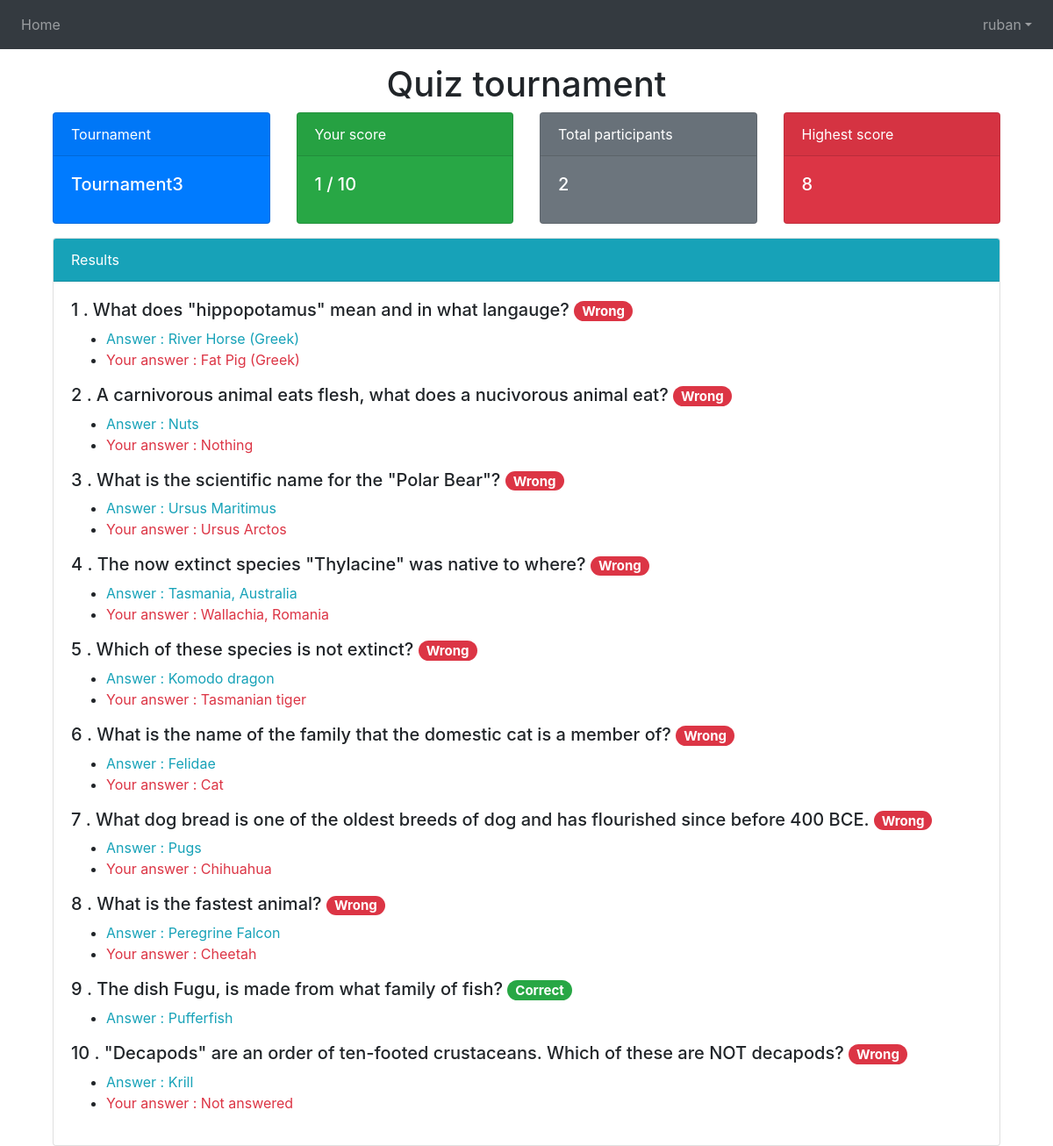
The app's page /results/12/ (signed in) with its own data.
### quiz/models.py (models this page shows, shortened)
class User(AbstractUser):
  interests = models.ManyToManyField(Category, blank=True, related_name='interested_players')

class UserTournament(models.Model):
    user = models.ForeignKey(User,related_name="players", on_delete=models.CASCADE)
    tournament = models.ForeignKey(Tournament,related_name="tournaments", on_delete=models.CASCADE)
    score = models.IntegerField(default=0)
    date_taken = models.DateTimeField(auto_now_add=True)
    answers = models.TextField()

class Tournament(models.Model):
    DIFFICULTY_CHOICES = [
    ('easy', 'Easy'),
    ('medium', 'Medium'),
    ('hard', 'Hard'),
    ]
    name = models.CharField(max_length=50)
    difficulty = models.CharField(max_length=6, choices=DIFFICULTY_CHOICES)
    category = models.ForeignKey(Category, on_delete=models.CASCADE)
    start_date = models.DateField()
    end_date = models.DateField()
    questions = models.TextField()
    @property
    def total_taken(self):
        return len(UserTournament.objects.filter(tournament_id=self.id))
    @property
    def high_score(self):
        max = UserTournament.objects.filter(tournament_id=self.id).aggregate(Max('score'))
        return max["score__max"] if max else 0

### quiz/views.py (the view)
# urls.py: path('results/<int:id>/', views.results, name='results'),
def results(request, id):
    tournament = Tournament.objects.get(id = id)
    questions = json.loads(tournament.questions)
    results = UserTournament.objects.filter(tournament_id=id,user_id=request.user.id)
    if request.method == "POST" and not results:
        total = 0
        for i in range(1,10):
            user_answer = request.POST.get(str(i), None)
            if user_answer == questions[i-1]['correct_answer']:
                total += 1
            questions[i-1]["user_answer"] = user_answer
        results = UserTournament.objects.create(tournament_id=id,user_id=request.user.id,score=total,answers=json.dumps(questions))
        return redirect(f'/results/{id}')
    else:
        answers = []
        if results:
            results = results[0]
            answers = json.loads(results.answers)
        return render(request, 'quiz/results.html',{"results":results,"answers":answers})

### quiz/templates/quiz/results.html (shortened to what this page needs)
{% extends 'quiz/base.html' %}
{% block content %}
<div class="container">
    <div class="row">
        <div class="col-md">
            <div class="card text-white bg-primary mb-3">
                <div class="card-header">Tournament</div>
                <div class="card-body">
                    <h5 class="card-title">{{ results.tournament.name }}</h5>
                </div>
            </div>
        </div>
        <div class="col-md">
            <div class="card text-white bg-success mb-3">
                <div class="card-header">Your score</div>
                <div class="card-body">
                    <h5 class="card-title">{{ results.score }} / 10</h5>
                </div>
            </div>
        </div>
        <div class="col-md">
            <div class="card text-white bg-secondary mb-3">
                <div class="card-header">Total participants</div>
                <div class="card-body">
                    <h5 class="card-title">{{ results.tournament.total_taken }}</h5>
                </div>
            </div>
        </div>
        <div class="col-md">
            <div class="card text-white bg-danger mb-3">
                <div class="card-header">Highest score</div>
                <div class="card-body">
                    <h5 class="card-title">{{ results.tournament.high_score }}</h5>
                </div>
            </div>
        </div>
    </div>
    <div class="card">
        <div class="card-header bg-info text-white">
            Results
        </div>
        <div class="card-body">
            {% for question in answers %}
            <h5>{{ forloop.counter }} . {{ question.question |safe}}
                {% if question.correct_answer == question.user_answer  %}
                <small class="badge badge-pill badge-success">Correct</small>
                {% else %}
                <small class="badge badge-pill badge-danger">Wrong</small>
                {% endif %}
            </h5>
            <ul>
                <li><span class="text-info">Answer : {{question.correct_answer|safe}}</span></li>
                {% if question.correct_answer != question.user_answer  %}
                <li><span class="text-danger">Your answer : {% if question.user_answer  %}  {{question.user_answer | safe}} {% else %} Not answered {% endif %}</span></li>
                {% endif %}
            </ul>
            {% endfor %}
        </div>
    </div>
</div>
{% endblock %}

### quiz/templates/quiz/base.html (shortened to what this page needs)
<!DOCTYPE html>
{% load static %}
<html lang="en">
<head>
    <link rel="stylesheet" href="https://stackpath.bootstrapcdn.com/bootstrap/4.4.1/css/bootstrap.min.css"
>
</head>
<body>
    <nav class="navbar navbar-expand-lg navbar-dark bg-dark capitalise">
        <div class="collapse navbar-collapse" id="navbarNavDropdown">
            <ul class="navbar-nav mr-auto">
                <li class="nav-item {% if page == 'dashboard' %} active {% endif %}">
                    <a class="nav-link" href="/">Home<span class="sr-only">(current)</span></a>
                </li>
            </ul>
            <ul class="navbar-nav ml-auto">
                {% if user.is_authenticated %}
                <li class="nav-item dropdown">
                  <a class="nav-link dropdown-toggle" href="#" id="navbarDropdown" role="button" data-toggle="dropdown" aria-haspopup="true" aria-expanded="false">{{ user.username }}</a>
                </li>
                {% else %}
                <li class="nav-item">
                    <a class="nav-link" href="/login">Login</a>
                  </li>
            {% endif %}
              </ul>
        </div>
    </nav>
    <div class="page-header text-center">
        <h1>Quiz tournament</h1>
    </div>
    <div class="content container">
        <div class="row">
            <div class="col-md-12">
                {% block content %}
                {% endblock %}
            </div>
        </div>
    </div>
</body>
</html>

### records on screen
User: username "ruban"
UserTournament: tournament.name "Tournament3", score "1", tournament.total_taken "2", tournament.high_score "8"

### other values on screen
{{ question.question |safe }} "What does \"hippopotamus\" mean and in what langauge?" "A carnivorous animal eats flesh, what does a nucivorous animal eat?" "What is the scientific name for the \"Polar Bear\"?" "The now extinct species \"Thylacine\" was native to where?" "Which of these species is not extinct?" "What is the name of the family that the domestic cat is a member of?" "What dog bread is one of the oldest breeds of dog and has flourished since before 400 BCE." "What is the fastest animal?" "The dish Fugu, is made from what family of fish?" "\"Decapods\" are an order of ten-footed crustaceans. Which of these are NOT decapods?"
{{ question.correct_answer|safe }} "River Horse (Greek)" "Nuts" "Ursus Maritimus" "Tasmania, Australia" "Komodo dragon" "Felidae" "Pugs" "Peregrine Falcon" "Pufferfish" "Krill"
{{ question.user_answer | safe }} "Fat Pig (Greek)" "Nothing" "Ursus Arctos" "Wallachia, Romania" "Tasmanian tiger" "Cat" "Chihuahua" "Cheetah"
